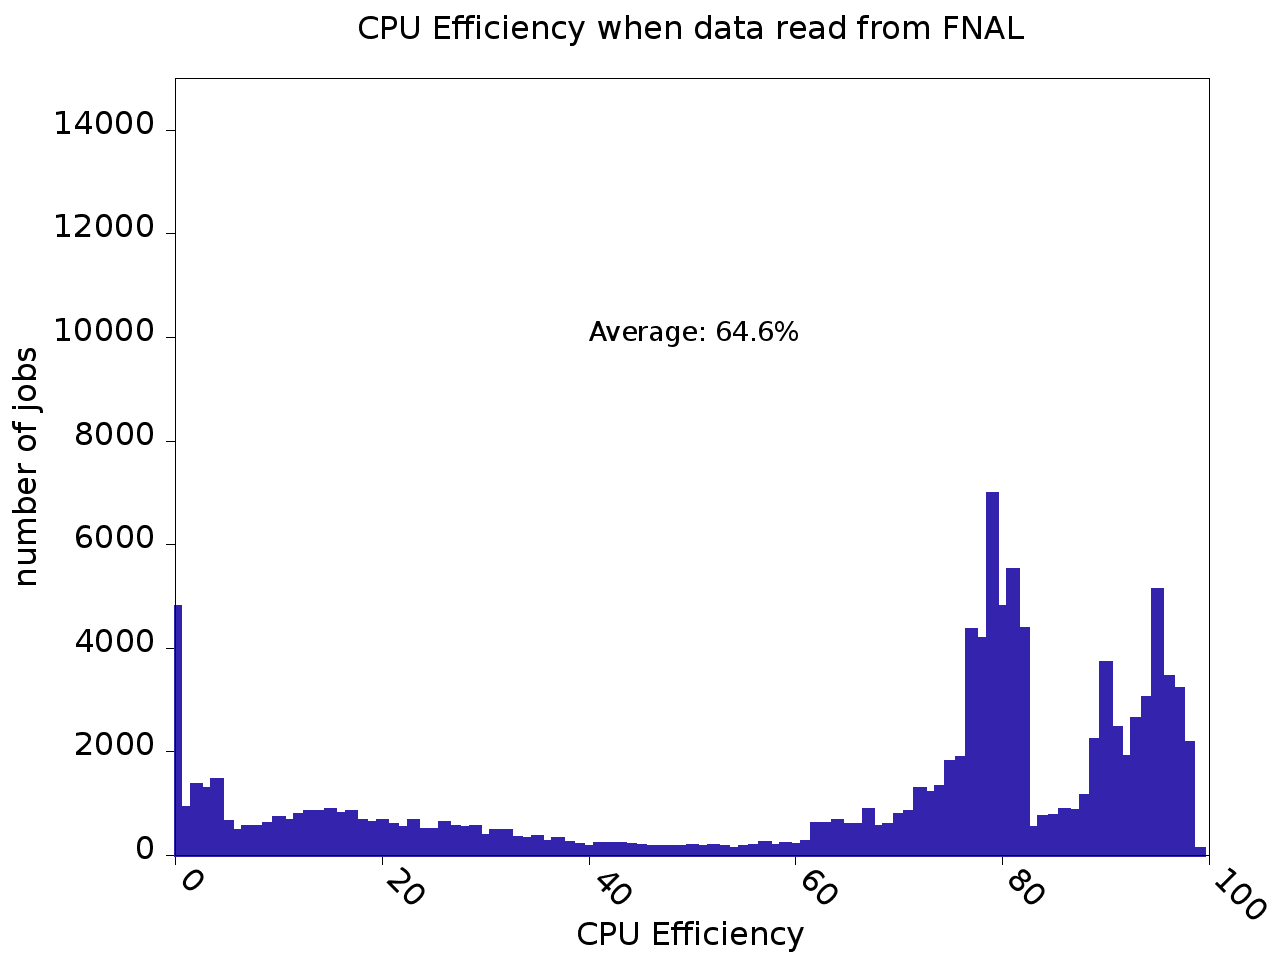

This chart was generated by the following gnuplot code:
set terminal png notransparent medium nocrop enhanced size 1280,960 font arial 24
set output 'dataAtFNALCPUEff.png'
set lmargin 25
set rmargin 10
set tmargin 6
set bmargin 8
set title "CPU Efficiency when data read from FNAL"
set title font "*,24"
set xlabel "CPU Efficiency"
set xlabel font "*,24"
set xlabel offset 0,-3.
set ylabel "number of jobs"
set ylabel font "*,24"
set ylabel offset -10.
#set origin -0.1,0
set xrange [0:100]
set yrange [0:15000]
#set xtics out border nomirror rotate by -45 offset character 0,-0.2,0
set xtics out border nomirror rotate by -45 offset character -0.2,0,0
set xtics font "*,24"
set ytics font "*,24"
set grid
set ytics out border nomirror
#set key at 60.,80000.
#set key font "*,20"
set key off
#set style fill solid 1.0
set style line 1 linetype 2 linecolor rgb "black"   linewidth 2.000 pointtype 3 pointsize 0.1
# green
set style line 2 linetype 2 linecolor rgb "#10ad1d"   linewidth 3.000 pointtype 3 pointsize 0.1
set style line 3 linetype 2 linecolor rgb "red"    linewidth 3.000 pointtype 3 pointsize 0.1
set style line 4 linetype 2 linecolor rgb "#3323ad"   linewidth 3.000 pointtype 3 pointsize 0.1
set style line 5 linetype 2 linecolor rgb "purple" linewidth 3.000 pointtype 3 pointsize 0.1
set style fill solid
binwidth=1
bin(x,width)=width*floor(x/width)
f(y) = mean_x
fit f(y) 'dataAtFNALCPUEff.txt' u 5:5 via mean_x
set label 1 gprintf("Average: %2.1f%%", mean_x) at 40,10000 font "*,20"

plot \
'dataAtFNALCPUEff.txt' using (bin($5,binwidth)):(1.0) smooth freq with boxes ls 4
